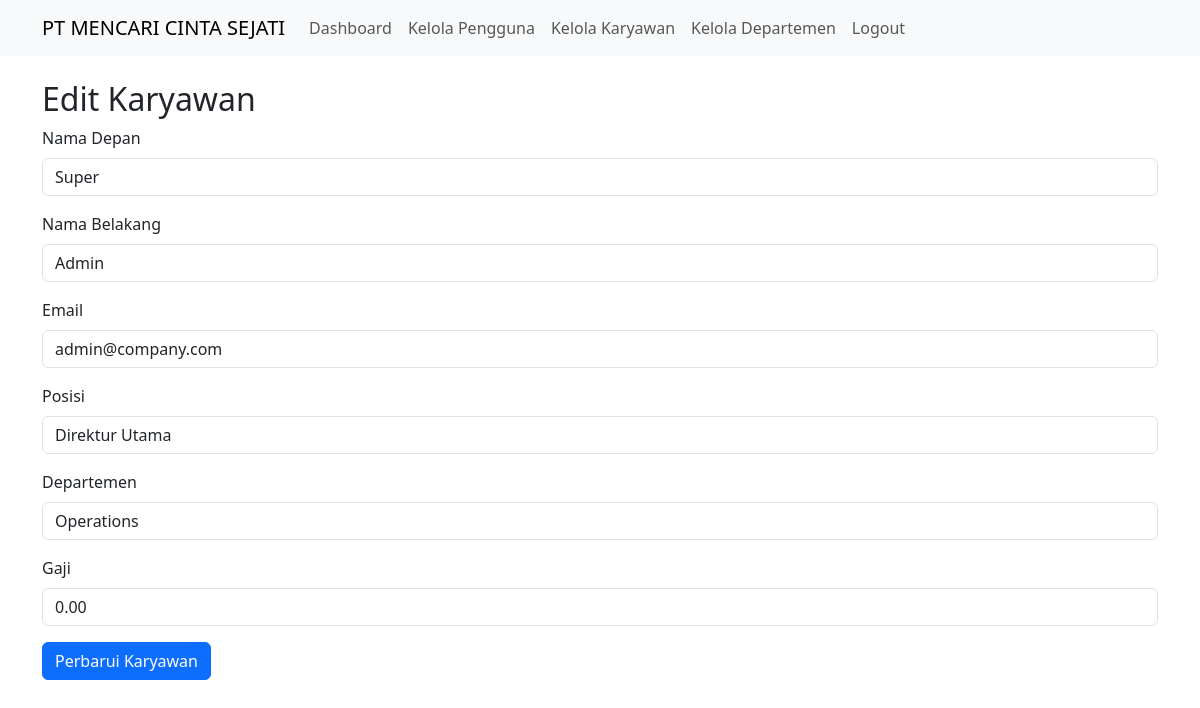
/edit_employee.php?id=1 (signed in), run on the app's committed database.
### tables this page shows
CREATE TABLE `employees` (
  `employee_id` int(11) NOT NULL,
  `user_id` int(11) DEFAULT NULL,
  `first_name` varchar(50) NOT NULL,
  `last_name` varchar(50) NOT NULL,
  `nik` varchar(20) DEFAULT NULL,
  `birth_date` date DEFAULT NULL,
  `gender` enum('M','F') DEFAULT NULL,
  `address` text DEFAULT NULL,
  `phone` varchar(20) DEFAULT NULL,
  `hire_date` date DEFAULT NULL,
  `position` varchar(100) DEFAULT NULL,
  `salary` decimal(15,2) DEFAULT NULL,
  `created_at` timestamp NOT NULL DEFAULT current_timestamp(),
  `updated_at` timestamp NOT NULL DEFAULT current_timestamp() ON UPDATE current_timestamp()
);

CREATE TABLE `users` (
  `user_id` int(11) NOT NULL,
  `username` varchar(50) NOT NULL,
  `password` varchar(255) NOT NULL,
  `email` varchar(100) NOT NULL,
  `role_id` int(11) DEFAULT NULL,
  `department_id` int(11) DEFAULT NULL,
  `manager_id` int(11) DEFAULT NULL,
  `is_active` tinyint(1) DEFAULT 1,
  `last_login` datetime DEFAULT NULL,
  `created_at` timestamp NOT NULL DEFAULT current_timestamp(),
  `updated_at` timestamp NOT NULL DEFAULT current_timestamp() ON UPDATE current_timestamp()
);

### edit_employee.php (the view, shortened to what this page needs)
<?php
require_once 'db_connection.php';
$employee_id = $_GET['id'] ?? null;
$sql = "SELECT e.*, u.email, u.department_id
      FROM employees e
      JOIN users u ON e.user_id = u.user_id
      WHERE e.employee_id = ?";
$stmt = $conn->prepare($sql);
$stmt->bind_param("i", $employee_id);
$stmt->execute();
$result = $stmt->get_result();
$employee = $result->fetch_assoc();
$sql = "SELECT * FROM departments";
$departments = $conn->query($sql)->fetch_all(MYSQLI_ASSOC);
$content = '
<h2>Edit Karyawan</h2>
' . (isset($success) ? '<div class="alert alert-success">' . $success . '</div>' : '') . '
' . (isset($error) ? '<div class="alert alert-danger">' . $error . '</div>' : '') . '
<form method="post">
  <div class="mb-3">
      <label for="first_name" class="form-label">Nama Depan</label>
      <input type="text" class="form-control" id="first_name" name="first_name" value="' . $employee['first_name'] . '" required>
  </div>
  <div class="mb-3">
      <label for="last_name" class="form-label">Nama Belakang</label>
      <input type="text" class="form-control" id="last_name" name="last_name" value="' . $employee['last_name'] . '" required>
  </div>
  <div class="mb-3">
      <label for="email" class="form-label">Email</label>
      <input type="email" class="form-control" id="email" name="email" value="' . $employee['email'] . '" required>
  </div>
  <div class="mb-3">
      <label for="position" class="form-label">Posisi</label>
      <input type="text" class="form-control" id="position" name="position" value="' . $employee['position'] . '" required>
  </div>
  <div class="mb-3">
      <label for="department_id" class="form-label">Departemen</label>
      <select class="form-control" id="department_id" name="department_id" required>
';
foreach ($departments as $department) {
  $selected = $department['department_id'] == $employee['department_id'] ? 'selected' : '';
  $content .= '<option value="' . $department['department_id'] . '" ' . $selected . '>' . $department['department_name'] . '</option>';
}
$content .= '
      </select>
  </div>
  <div class="mb-3">
      <label for="salary" class="form-label">Gaji</label>
      <input type="number" class="form-control" id="salary" name="salary" step="0.01" value="' . $employee['salary'] . '" required>
  </div>
  <button type="submit" class="btn btn-primary">Perbarui Karyawan</button>
</form>
';
include 'layout.php';
?>

### data on the page
employees: first_name "Super", last_name "Admin", email "admin@company.com", position "Direktur Utama", salary "0.00"

### other printed values
form field department_id "Operations"
